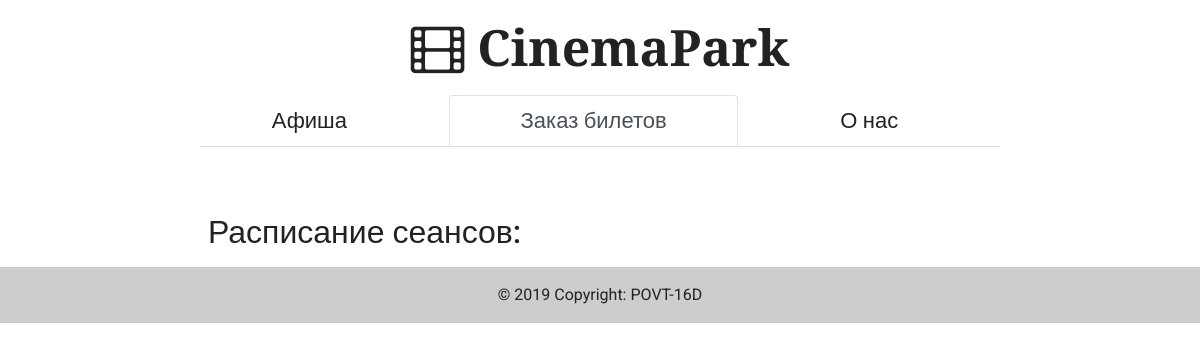
The app's page /movie/schedule/, older data.
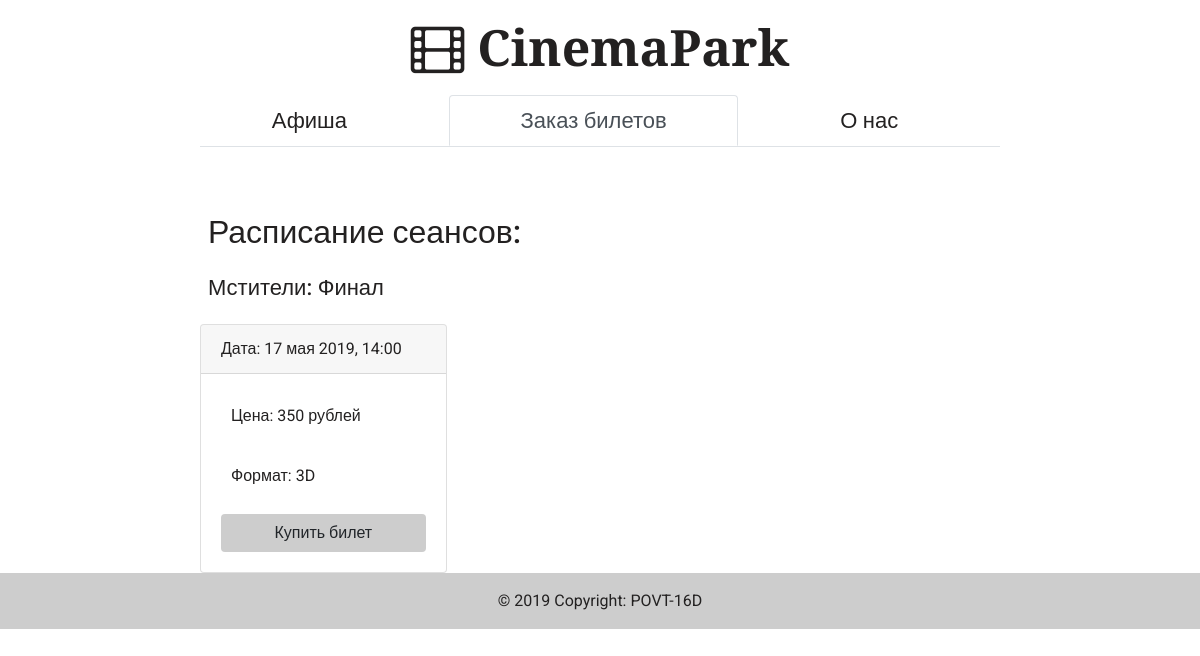
The same page, newer data.
### movie/models.py (models this page shows, shortened)
class Movie(models.Model):
    class Meta:
        verbose_name = "Фильм"
        verbose_name_plural = "Фильмы"
    title = models.CharField(max_length=50, db_index=True, verbose_name="Название фильма")
    slug = models.SlugField(max_length=50, unique=True)
    image = models.ImageField(upload_to=generate_filename, verbose_name="Превью")
    slider_image = models.ImageField(upload_to=generate_slider_filename, blank=True, verbose_name="Превью для слайдера")
    country = models.CharField(max_length=30, db_index=True, verbose_name="Страна производства")
    genre = models.CharField(max_length=50, verbose_name="Жанр")
    actors = models.CharField(max_length=200, verbose_name="Актерский состав")
    duration = models.CharField(max_length=20, verbose_name="Длительность")
    director = models.CharField(max_length=40, verbose_name="Режиссер")
    age = models.CharField(max_length=20, verbose_name="Возрастное ограничение")
    description = models.TextField(verbose_name="Описание")
    soon = models.BooleanField(default=False, verbose_name="Премьера")
    optional_desc = models.CharField(max_length=50, blank=True, verbose_name="Доп. информация для слайдера")

class Schedule(models.Model):
    class Meta:
        verbose_name = "Расписание"
        verbose_name_plural = "Расписание"
    MOVIE_FORMATS = [
        ('4D', '4D'),
        ('IMAX', 'IMAX 3D'),
        ('3D', '3D'),
        ('2D', '2D')
    ]
    movie_date = models.DateTimeField(verbose_name="Дата фильма")
    movie_name = models.ForeignKey(Movie, on_delete=models.CASCADE, verbose_name="Название фильма")
    movie_price = models.DecimalField(max_digits=4, decimal_places=0, verbose_name="Стоимость билета")
    movie_format = models.CharField(max_length=4, db_index=True, verbose_name="Формат фильма", choices = MOVIE_FORMATS)
    def get_absolute_url(self):
        return reverse('schedule_details_url', kwargs={'id': self.id})

### movie/views.py (the view)
# urls.py: path('movie/schedule/', get_schedule, name='schedule_list_url'),
def get_schedule(request):
    movies_list = Movie.objects.filter(soon=False)
    page = "sc"
    time_now = timezone.now()
    return render(request, 'movie/schedule.html', context={'movies':movies_list, 'page':page, 'time':time_now})

### movie/templatetags/movie_filters.py (called while the page is built)
@register.filter
def now_schedule(sc):
    now = timezone.now()
    return sc.filter(movie_date__gte=now)

@register.filter
def now_schedule_count(sc):
    now = timezone.now()
    return sc.filter(movie_date__gte=now).count()

### movie/templates/movie/schedule.html (shortened to what this page needs)
{% extends 'movie/base_movie.html' %}
{% block content %}
    <div class="container-fluid">
        <div class="row">
            <div class="col-lg-8 offset-lg-2 col-md-10 offset-md-1 col-12 p-0">
                <div class="schedule mt-5">
                    <h2 class="p-2">Расписание сеансов:</h2>
                    {% load movie_filters %}
                    {% for movie in movies %}
                        {% if movie.schedule_set.all|now_schedule_count > 0 %}
                            <h3 class="p-2">{{ movie.title }}</h3>
                            <div class="row">
                                {% for sc_elem in movie.schedule_set.all|now_schedule %}
                                    <div class="col-lg-4 col-sm-6">
                                        <div class="card">
                                            <div class="card-header">
                                                Дата: {{ sc_elem.movie_date }}
                                            </div>
                                            <div class="card-body">
                                                <p class="card-text">Цена: {{ sc_elem.movie_price }} рублей</p>
                                                <p class="card-text">Формат: {{ sc_elem.movie_format }}</p>
                                                <a href="{{ sc_elem.get_absolute_url }}" class="btn btn-block">Купить билет</a>
                                            </div>
                                        </div>
                                    </div>
                                {% endfor %}
                            </div>
                        {% endif %}
                    {% endfor %}
                </div>
            </div>
        </div>
    </div>
{% endblock %}

Row changes from the older to the newer data that the page shows:
now on this page (row unchanged): Movie: title "Мстители: Финал"
added Schedule: movie_date "17 мая 2019, 14:00", movie_price "350", movie_format "3D"
